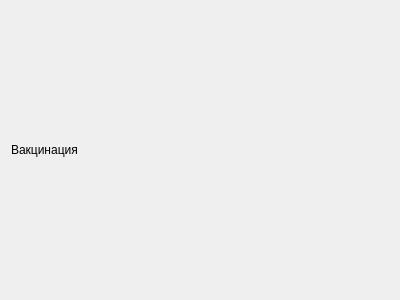
<?xml version="1.0" encoding="UTF-8"?>
<ui version="4.0">
 <class>vaccination_widget</class>
 <widget class="QWidget" name="vaccination_widget">
  <property name="geometry">
   <rect>
    <x>0</x>
    <y>0</y>
    <width>400</width>
    <height>300</height>
   </rect>
  </property>
  <property name="windowTitle">
   <string>Form</string>
  </property>
  <layout class="QGridLayout" name="gridLayout">
   <item row="0" column="0">
    <widget class="QLabel" name="label">
     <property name="text">
      <string>Вакцинация</string>
     </property>
    </widget>
   </item>
  </layout>
 </widget>
 <resources/>
 <connections/>
</ui>
